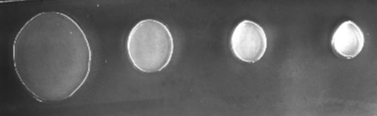
#> input picture Projects/Sac DropV2/Images/croppedRotated.png, 377 x 116 px, found by its file name
$ python v3.py
#> lines starting #> are read from the running program, lines starting #| are printed output that depends on the picture; after the words box and inside, x2 and y2 are one past the last pixel; in counts of white or black regions, pixels touching at a corner belong together
import cv2
import numpy as np

# load as before
img = cv2.imread(r"Projects\Sac DropV2\Images\croppedRotated.png")
#> img is the input picture: shape (116, 377, 3); min 33, max 255, mean 94.6
gray = cv2.cvtColor(img, cv2.COLOR_BGR2GRAY)
gray = cv2.medianBlur(gray, 5)

# debug: show what we're working with
cv2.imshow("Gray blurred", gray)
cv2.waitKey(0)
cv2.destroyAllWindows()

# optional: work on edges
edges = cv2.Canny(gray, 50, 150)
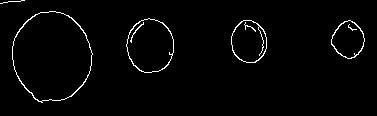
#> edges: shape (116, 377); 2.1% white in thin lines or dots, all inside (x1, y1, x2, y2) = (0, 0, 365, 103)
cv2.imshow("Edges", edges)
cv2.waitKey(0)
cv2.destroyAllWindows()

# tune param2 to find at least one circle
for p2 in [15, 20, 25, 30]:
    circ = cv2.HoughCircles(
        edges,
        cv2.HOUGH_GRADIENT,
        dp=1.2,
        minDist=30,
        param1=100,
        param2=p2,
        minRadius=5,
        maxRadius=200,
    )
    print(f"param2={p2}: {'Found' if circ is not None else 'None'}")
    if circ is not None:
        circles = np.uint16(np.around(circ[0]))
        # Sort circles by accumulator value (if available), else by radius (descending)
        if circ.shape[2] > 3:
            # If accumulator is present, sort by it
            sorted_idx = np.argsort(-circ[0, :, 3])
        else:
            # Otherwise, sort by radius
            sorted_idx = np.argsort(-circ[0, :, 2])
        best_circles = circles[sorted_idx[:4]]
        for x, y, r in best_circles:
            cv2.circle(img, (x, y), r, (0, 255, 255), 2)
            cv2.circle(img, (x, y), 2, (0, 0, 255), 3)
        cv2.imshow(f"Detected @ p2={p2}", img)
        cv2.waitKey(0)
        cv2.destroyAllWindows()
        break
#> this loop made 1 pass
#> (sorted_idx, best_circles) on pass 1: ([5, 3, 6, 7, 11, 0, 1, 9, 8, 10, 2, 4, 12], [[195, 94, 87], [195, 61, 70], [311, 37, 50], [215, 37, 46]])
#| param2=15: Found
#> pass 1, `cv2.imshow(f"Detected @ p2={p2}", img)`:
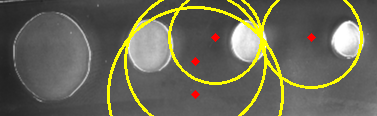
#> window 'Detected @ p2=15': shape (116, 377, 3); mean B, G, R 87, 104.3, 105.3
